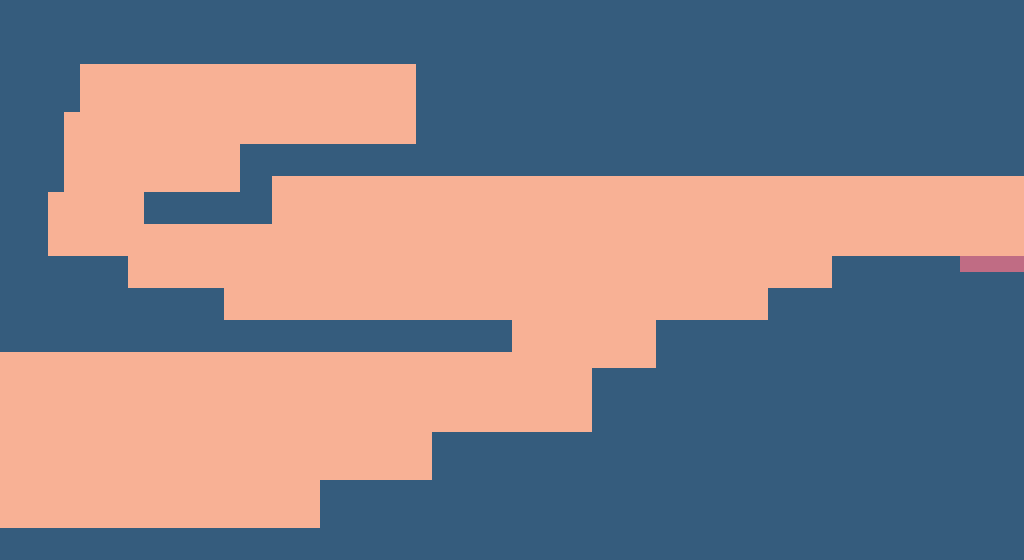

Tiled map render using the project's own tile images. Description and the map definition, with tile-layer contents summarised, below:
An orthogonal 64x35 tile map with 16x16 px tiles, 2 tile layers (background, graphics), 3 tilesets and 25 objects.

<map version="1.0" orientation="orthogonal" renderorder="right-down" width="64" height="35" tilewidth="16" tileheight="16" nextobjectid="30">
 <tileset firstgid="1" name="background" tilewidth="16" tileheight="16" tilecount="1">
  <image source="../../../16X16 textures/v3/background.png" trans="ff00ff" width="16" height="16" />
 </tileset>
 <tileset firstgid="2" name="ground" tilewidth="16" tileheight="16" tilecount="1">
  <image source="../../../16X16 textures/v3/ground.png" trans="ff00ff" width="16" height="16" />
 </tileset>
 <tileset firstgid="3" name="enemy" tilewidth="16" tileheight="16" tilecount="1">
  <image source="../../../16X16 textures/v3/enemy.png" trans="ff00ff" width="16" height="16" />
 </tileset>
 <layer name="background" width="64" height="35">
  <data>[2240 cells, 2240 non-empty, 1 distinct tile ids]</data>
 </layer>
 <layer name="graphics" width="64" height="35">
  <data>[2240 cells, 1321 non-empty, 2 distinct tile ids]</data>
 </layer>
 <objectgroup name="ground">
  <object id="7" x="144" y="191" width="128" height="32" />
  <object id="8" x="240" y="144" width="32" height="48" />
  <object id="9" x="272" y="144" width="752" height="32" />
  <object id="10" x="416" y="64" width="608" height="80" />
  <object id="11" x="0" y="0" width="1024" height="64" />
  <object id="13" x="0" y="64" width="80" height="48" />
  <object id="14" x="0" y="112" width="64" height="80" />
  <object id="16" x="0" y="192" width="48" height="160" />
  <object id="17" x="48" y="256" width="80" height="96" />
  <object id="18" x="128" y="288" width="96" height="64" />
  <object id="19" x="224" y="320" width="288" height="32" />
  <object id="20" x="0" y="528" width="1024" height="32" />
  <object id="21" x="320" y="480" width="704" height="48" />
  <object id="22" x="432" y="432" width="592" height="48" />
  <object id="23" x="592" y="368" width="432" height="64" />
  <object id="24" x="656" y="320" width="368" height="48" />
  <object id="25" x="768" y="288" width="256" height="32" />
  <object id="26" x="832" y="256" width="128" height="32" />
  <object id="27" x="1024" y="176" height="112" />
  <object id="28" x="960" y="272" width="64" height="16" />
  <object id="29" x="0" y="0" height="560" />
 </objectgroup>
 <objectgroup name="mobs" />
 <objectgroup name="finish blocks">
  <object id="3" x="960" y="256" width="16" height="16" />
  <object id="4" x="976" y="256" width="16" height="16" />
  <object id="5" x="992" y="256" width="16" height="16" />
  <object id="6" x="1008" y="256" width="16" height="16" />
 </objectgroup>
 <objectgroup name="abstrackt stop block" />
</map>
